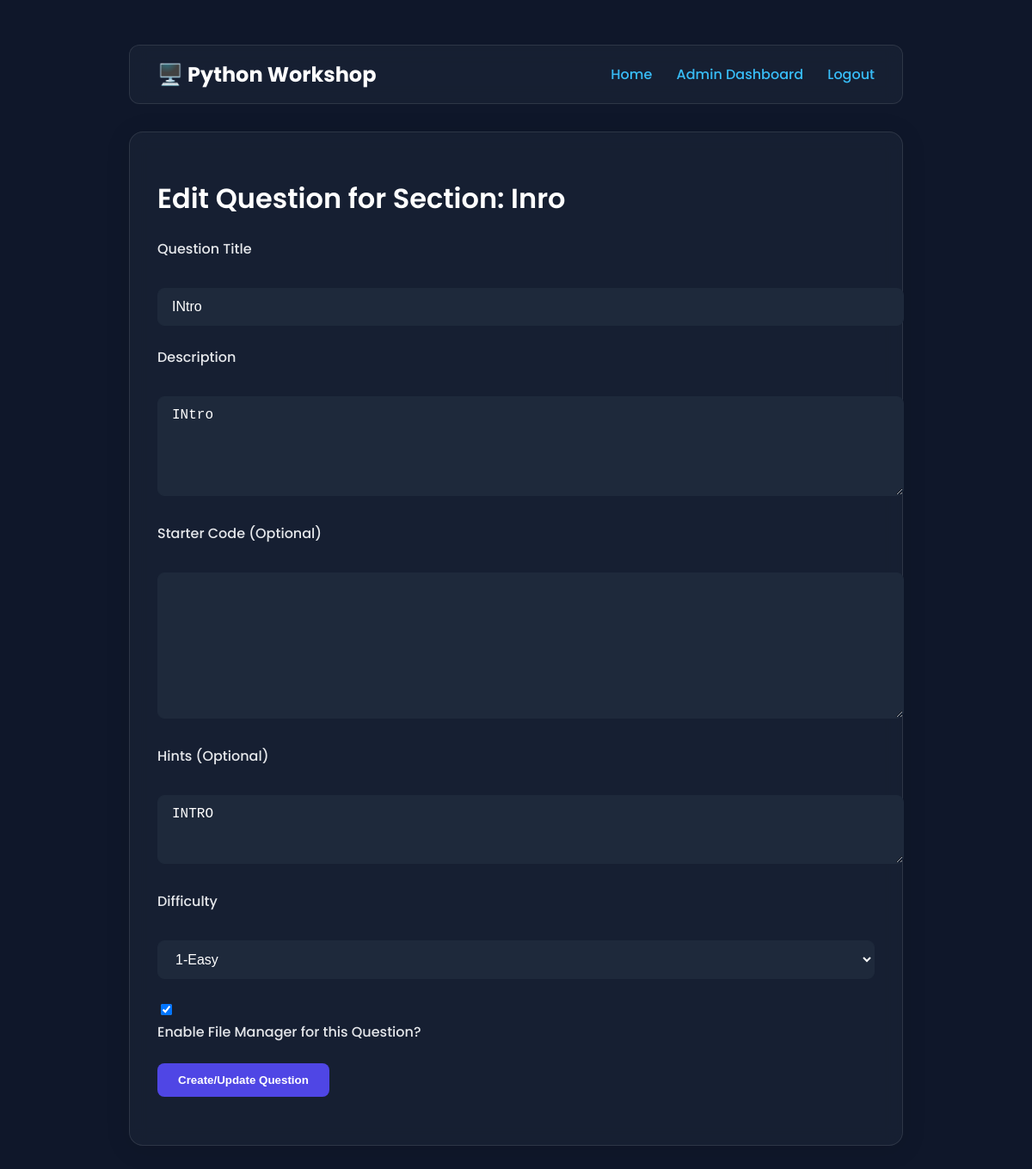
Screenshot of /admin/question/edit/1 (signed in) with the database file from the repository.
### app/models.py (models this page shows, shortened)
class Section(db.Model):
    id = db.Column(db.Integer, primary_key=True)
    title = db.Column(db.String(100), nullable=False)
    is_unlocked = db.Column(db.Boolean, default=True)
    questions = db.relationship(
        'Question',
        backref='section',
        lazy='dynamic',
        cascade="all, delete-orphan"
    )

class Question(db.Model):
    id = db.Column(db.Integer, primary_key=True)
    section_id = db.Column(db.Integer, db.ForeignKey('section.id'), nullable=False)
    title = db.Column(db.String(100), nullable=False)
    description = db.Column(db.Text, nullable=False)
    starter_code = db.Column(db.Text)
    hints = db.Column(db.Text)
    difficulty = db.Column(db.Integer, default=1)
    has_file_manager = db.Column(db.Boolean, default=False, nullable=False)

### app/admin/routes.py (the view, shortened to what this page needs)
@bp.route('/question/edit/<int:question_id>', methods=['GET', 'POST'])
@admin_required
def edit_question(question_id):
    question = Question.query.get_or_404(question_id)
    form = QuestionForm(obj=question)
    return render_template('admin/question_form.html', form=form, title='Edit Question', section=question.section)

### app/admin/forms.py
class QuestionForm(FlaskForm):
    title = StringField('Question Title', validators=[DataRequired()])
    description = TextAreaField('Description', validators=[DataRequired()])
    starter_code = TextAreaField('Starter Code (Optional)')
    hints = TextAreaField('Hints (Optional)')
    difficulty = SelectField('Difficulty', choices=[(1, '1-Easy'), (2, '2'), (3, '3'), (4, '4'), (5, '5-Hard')], coerce=int)
    has_file_manager = BooleanField('Enable File Manager for this Question?')
    submit = SubmitField('Create/Update Question')

### app/__init__.py (called while the page is built)
@login_manager.user_loader
def load_user(user_id):
    return User.query.get(int(user_id))

### app/admin/routes.py (called while the page is built)
def admin_required(f):
    @wraps(f)
    def decorated_function(*args, **kwargs):
        if not current_user.is_authenticated or current_user.role != 'admin':
            flash("You do not have permission to access this page.", "danger")
            return redirect(url_for('main.index'))
        return f(*args, **kwargs)
    return decorated_function

### app/main.py (called while the page is built)
@bp.app_context_processor
def inject_global_vars():
    leaderboard_setting = AppSetting.query.filter_by(key='leaderboard_visible').first()
    return dict(
        leaderboard_visible=(leaderboard_setting and leaderboard_setting.value == 'True')
    )

@bp.app_context_processor
def inject_global_vars():
    leaderboard_setting = AppSetting.query.filter_by(key='leaderboard_visible').first()
    hints_setting = AppSetting.query.filter_by(key='hints_enabled').first() # <-- ADD THIS
    return dict(
        leaderboard_visible=(leaderboard_setting and leaderboard_setting.value == 'True'),
        hints_enabled=(hints_setting and hints_setting.value == 'True') # <-- AND THIS
    )

### app/templates/admin/question_form.html (shortened to what this page needs)
{% extends "base.html" %}
{% block content %}
<div class="card">
    <h1>{{ title }} for Section: {{ section.title }}</h1>
    <form method="POST" action="">
        <div class="form-group">
            {{ form.title.label }}<br>{{ form.title(class="form-control") }}
        </div>
        <div class="form-group">
            {{ form.description.label }}<br>{{ form.description(class="form-control", rows=5) }}
        </div>
        <div class="form-group">
            {{ form.starter_code.label }}<br>{{ form.starter_code(class="form-control", rows=8) }}
        </div>
        <div class="form-group">
            {{ form.hints.label }}<br>{{ form.hints(class="form-control", rows=3) }}
        </div>
        <div class="form-group">
            {{ form.difficulty.label }}<br>{{ form.difficulty(class="form-control") }}
        </div>
        <div class="form-group">
            {{ form.has_file_manager() }}
            {{ form.has_file_manager.label }}
        </div>
        <div class="form-group">
            {{ form.submit(class="btn") }}
        </div>
    </form>
</div>
{% endblock %}

### app/static/css/style.css (style rules this page uses)
:root { --indigo-600: #4f46e5; --indigo-700: #4338ca; --slate-800: #1e293b; --slate-900: #0f172a; --sky-400: #38bdf8; --gray-200: #e5e7eb; --gray-400: #9ca3af; --white: #ffffff; }
body { font-family: 'Poppins', sans-serif; background-color: var(--slate-900); color: var(--gray-200); margin: 0; padding: 2rem; }
h1, h2, h3, h4 { color: var(--white); font-weight: 600; }
.card { background: rgba(30, 41, 59, 0.5); backdrop-filter: blur(10px); border: 1px solid rgba(255, 255, 255, 0.1); border-radius: 16px; padding: 2rem; margin-bottom: 2rem; box-shadow: 0 4px 30px rgba(0, 0, 0, 0.1); }
.form-group { margin-bottom: 1.5rem; }
.form-group label { display: block; margin-bottom: 0.5rem; font-weight: 500; }
.form-control { width: 100%; padding: 0.75rem 1rem; background-color: var(--slate-800); border: 1px solid var(--slate-800); border-radius: 8px; color: var(--white); font-size: 1rem; transition: border-color 0.2s ease, box-shadow 0.2s ease; }
.btn { display: inline-block; padding: 0.75rem 1.5rem; background-color: var(--indigo-600); color: var(--white); border: none; border-radius: 8px; font-weight: 600; cursor: pointer; text-align: center; transition: background-color 0.2s ease; }

### rows the page displays
Section: title "Inro"
Question: title "INtro", description "INtro", hints "INTRO", difficulty "1-Easy", has_file_manager "☑"

### other values shown
{{ title }} "Edit Question"
